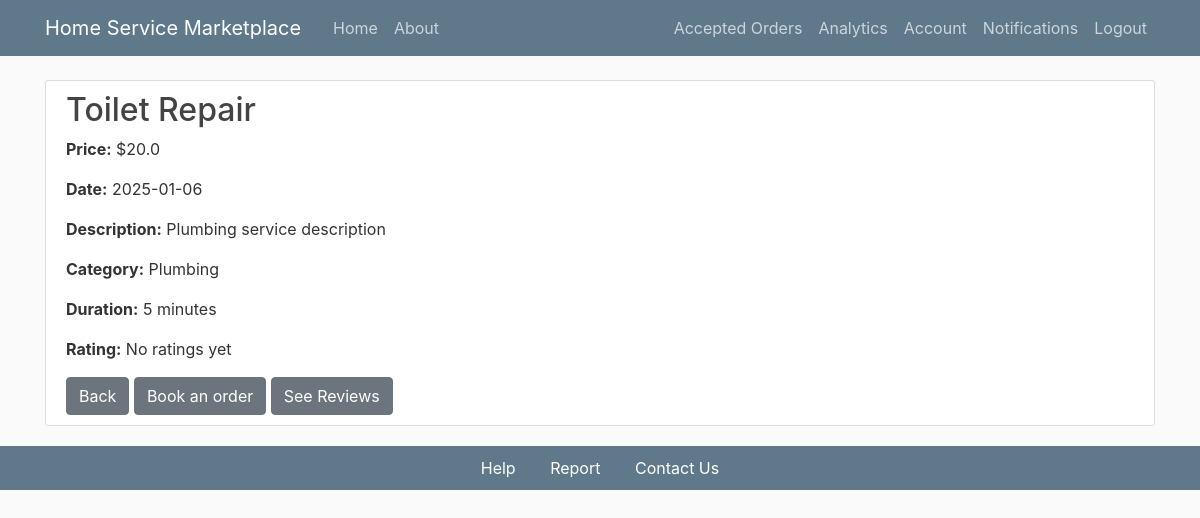
Page /service/1 (signed in) on the committed database.
### flaskapp/models.py (models this page shows, shortened)
class Service(db.Model):
    id = db.Column(db.Integer, primary_key=True)
    title = db.Column(db.String(100), nullable=False)
    description = db.Column(db.Text, nullable=False)
    date_posted = db.Column(db.DateTime, nullable=False, default=datetime.utcnow)
    user_id = db.Column(db.Integer, db.ForeignKey('user.id'), nullable=False)
    provider_id = db.Column(db.Integer, db.ForeignKey('service_provider.id'), nullable=False)
    ratings = db.Column(db.Integer, nullable=False)
    category_id = db.Column(db.Integer, db.ForeignKey('category.id'), nullable=False)
    duration = db.Column(db.Integer, nullable=False)
    ser_price = db.Column(db.Float, nullable=False)
    orders = db.relationship('Order', backref='linked_service', lazy=True)

class Category(db.Model):
    id = db.Column(db.Integer, primary_key=True)
    name = db.Column(db.String(50), unique=True, nullable=False)
    services = db.relationship('Service', backref='category', lazy=True)

### flaskapp/routes.py (the view)
@app.route("/service/<int:service_id>")
def servicedetails(service_id):
    details = Service.query.get_or_404(service_id)
    orders = Order.query.filter_by(ser_id=service_id).all()
    if orders:
        valid_ratings = [order.rate for order in orders if order.rate is not None]
        avg_rating = sum(valid_ratings) / len(valid_ratings) if valid_ratings else None
    else:
        avg_rating = None
    return render_template('service_details.html', details=details, avg_rating=avg_rating)

### flaskapp/models.py (called while the page is built)
@login_manager.user_loader
def load_user(user_id):
    return User.query.get(int(user_id))

    @property
    def is_service_provider(self):
        return ServiceProvider.query.filter_by(id=self.id).first() is not None

### flaskapp/templates/service_details.html
{% extends "layout.html" %}
{% block content %}
    <div class="content-section">
        <h2>{{ details.title }}</h2>
        <p><strong>Price:</strong> ${{ details.ser_price }}</p>
        <p><strong>Date:</strong> {{ details.date_posted.strftime('%Y-%m-%d') }}</p>
        <p><strong>Description:</strong> {{ details.description }}</p>
        <p><strong>Category:</strong> {{ details.category.name }}</p>
        <p><strong>Duration:</strong> {{ details.duration }} minutes</p>
        {% if avg_rating is not none %}
        <p><strong>Rating:</strong> {{ avg_rating|round(1) }} / 5</p>
        {% else %}
        <p><strong>Rating:</strong> No ratings yet</p>
        {% endif %}
        <a href="{{ referrer }}" class="btn btn-secondary">Back</a>
        <a href="{{ url_for('placeorder', service_id = details.id) }}" class="btn btn-secondary">Book an order</a>
        <a href="{{ url_for('view_reviews', service_id = details.id) }}" class="btn btn-secondary">See Reviews</a>
    </div>
{% endblock content %}

### flaskapp/static/main.css (style rules this page uses)
body { background: #fafafa; color: #333333; margin-top: 5rem; }
h1, h2, h3, h4, h5, h6 { color: #444444; }
.content-section { background: #ffffff; padding: 10px 20px; border: 1px solid #dddddd; border-radius: 3px; margin-bottom: 20px; }

### rows in the picture
Service: title "Toilet Repair", ser_price "20.0", date_posted "2025-01-06", description "Plumbing service description", duration "5"
Category: category.name "Plumbing"
